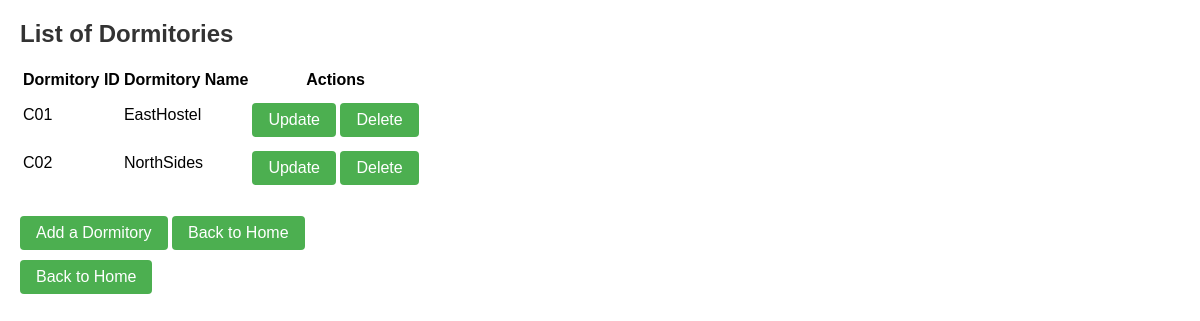
Screenshot of /dormitory/dormitory_list/ with the database file from the repository.
### dormitory/models.py (models this page shows, shortened)
class Dormitory(models.Model):
    dormitory_id=models.CharField(max_length=5, primary_key=True)
    dormitory_name=models.CharField(max_length=10)

### dormitory/views.py (the view)
# urls.py: path('dormitory_list/', views.list_dormitory, name='list_dormitory'),
def list_dormitory(request):
    dormitorys = Dormitory.objects.all()
    return render(request,'dormitory_list.html',{'dormitorys': dormitorys})

### templates/dormitory_list.html (shortened to what this page needs)
<!DOCTYPE html>
<html lang="en">
<head>
</head>
<body>
    <h2>List of Dormitories</h2>
    <table>
        <tr>
            <th>Dormitory ID</th>
            <th>Dormitory Name</th>
            <th>Actions</th>
        </tr>
        {% for dormitory in dormitorys %}
            <tr>
                <td>{{ dormitory.dormitory_id }}</td>
                <td>{{ dormitory.dormitory_name }}</td>
                <td>
                    <a href="{% url 'update_dormitory' dormitory_id=dormitory.dormitory_id %}" class="button">Update</a>
                    <a href="{% url 'delete_dormitory' dormitory_id=dormitory.dormitory_id %}" class="button button-red">Delete</a>
                </td>
            </tr>
        {% endfor %}
    </table>
    <br>
    <a href="{% url 'add_dormitory' %}" class="button">Add a Dormitory</a>
    <a href="{% url 'class_list' %}" class="button">Back to Home</a>
<a href="{% url 'class_list' %}" class="button">Back to Home</a>
</body>
</html>

### templates/dormitory_list.html (style rules this page uses)
body { font-family: Arial, sans-serif; margin: 20px; }
h2 { color: #333; }
a.button { display: inline-block; padding: 8px 16px; text-align: center; text-decoration: none; background-color: #4CAF50; color: white; border: none; border-radius: 4px; cursor: pointer; margin-top: 10px; }

### rows the page displays
Dormitory: dormitory_id "C01", dormitory_name "EastHostel"
Dormitory: dormitory_id "C02", dormitory_name "NorthSides"
